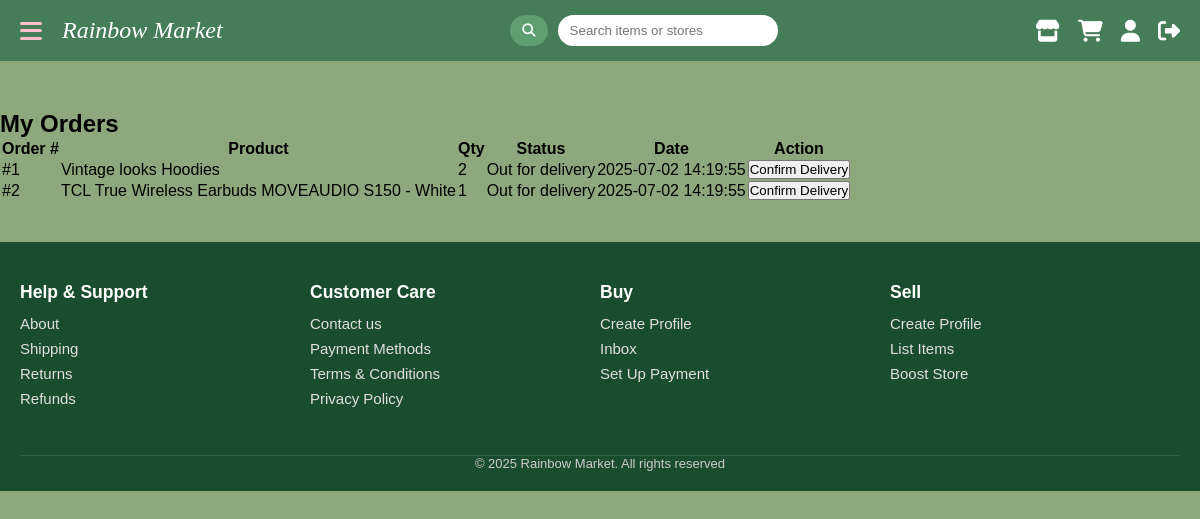
The app's page /buyer/buyer_orders.php (signed in) with its own data.
### tables this page shows
CREATE TABLE `orders` (
  `id` int(11) NOT NULL,
  `buyer_id` int(11) NOT NULL,
  `product_id` int(11) NOT NULL,
  `quantity` int(11) DEFAULT 1,
  `status` enum('pending','out for delivery','completed','cancelled') DEFAULT 'pending',
  `created_at` timestamp NOT NULL DEFAULT current_timestamp(),
  `amount` decimal(10,2) NOT NULL,
  `payment_status` enum('pending','held','released','refunded') DEFAULT 'pending',
  `delivery_confirmed` tinyint(1) DEFAULT 0,
  `delivery_status` enum('processing','shipped','delivered') DEFAULT 'processing',
  `confirmed_delivery` tinyint(1) DEFAULT 0,
  `payment_released` tinyint(1) DEFAULT 0,
  `payment_method` varchar(20) NOT NULL DEFAULT 'wallet'
);

CREATE TABLE `products` (
  `id` int(11) NOT NULL,
  `seller_id` int(11) NOT NULL,
  `title` varchar(100) NOT NULL,
  `description` text NOT NULL,
  `category` varchar(50) DEFAULT NULL,
  `price` decimal(10,2) NOT NULL,
  `images` text DEFAULT NULL,
  `created_at` timestamp NOT NULL DEFAULT current_timestamp(),
  `condition` varchar(50) DEFAULT NULL,
  `delivery` varchar(50) DEFAULT NULL,
  `province` varchar(100) DEFAULT NULL,
  `city` varchar(100) DEFAULT NULL,
  `status` enum('active','out of stock') DEFAULT 'active',
  `stock` int(11) NOT NULL DEFAULT 0
);

### buyer/buyer_orders.php (the view, shortened to what this page needs)
<?php
include $_SERVER['DOCUMENT_ROOT'] . '/rainbow_market/admin/db.php';
$buyer_id = $_SESSION['user_id'];
$query = "
  SELECT o.id AS order_id, p.title AS product_title, o.quantity, o.status, o.created_at
  FROM orders o
  JOIN products p ON o.product_id = p.id
  WHERE o.buyer_id = $buyer_id
  ORDER BY o.created_at DESC
";
$result = $conn->query($query);
?>
<!DOCTYPE html>
<html>
<head>
  <link rel="stylesheet" href="/rainbow_market/styles/dashboard.css">
  <link rel="stylesheet" href="/rainbow_market/styles/styles.css" />
  <link
    rel="stylesheet"
    href="https://cdnjs.cloudflare.com/ajax/libs/font-awesome/6.7.2/css/all.min.css"
  />
</head>
<body>
  <?php include $_SERVER['DOCUMENT_ROOT'] . '/rainbow_market/navbar.php'; ?>
  <h2>My Orders</h2>
  <table>
    <tr>
      <th>Order #</th>
      <th>Product</th>
      <th>Qty</th>
      <th>Status</th>
      <th>Date</th>
      <th>Action</th>
    </tr>
    <?php while ($row = $result->fetch_assoc()) { ?>
      <tr>
        <td>#<?= $row['order_id'] ?></td>
        <td><?= htmlspecialchars($row['product_title']) ?></td>
        <td><?= $row['quantity'] ?></td>
        <td><?= ucfirst($row['status']) ?></td>
        <td><?= $row['created_at'] ?></td>
        <td>
          <?php if ($row['status'] === 'out for delivery'): ?>
            <form method="GET" action="/rainbow_market/buyer/confirm_delivery.php">
              <button type="submit">Confirm Delivery</button>
            </form>
          <?php elseif ($row['status'] === 'completed'): ?>
            Delivered
          <?php else: ?>
            <?= ucfirst($row['status']) ?>
          <?php endif; ?>
        </td>
      </tr>
    <?php } ?>
  </table>
  <?php include $_SERVER['DOCUMENT_ROOT'] . '/rainbow_market/footer.php'; ?>
</body>
</html>

### navbar.php (shortened to what this page needs)
<?php
$logged_in = isset($_SESSION['user_id']) && $_SESSION['role'] === 'buyer';
?>
<div class="navbar">
  <div class="navbar-container">
    <nav>
      <div class="ham-menu" id="menu-toggle">
        <span></span>
        <span></span>
        <span></span>
      </div>
    </nav>
    <a href="/rainbow_market/index.php" class="logo">Rainbow Market</a>
    <div class="search-bar">
      <button type="submit"><i class="fas fa-search"></i></button>
      <input type="text" placeholder="Search items or stores" />
    </div>
    <div class="navbar-icons">
      <a href="/rainbow_market/stores.php" title="Stores">
        <i class="fas fa-store"></i>
      </a>
      <a href="/rainbow_market/buyer/cart.php" title="Cart">
        <i class="fas fa-shopping-cart"></i>
      </a>
      <?php if ($logged_in): ?>
      <a href="/rainbow_market/buyer/buyer_dashboard.php" title="Dashboard">
        <i class="fas fa-user"></i>
      </a>
      <a href="/rainbow_market/logout.php" title="Logout">
        <i class="fas fa-sign-out-alt"></i>
      </a>
      <?php endif; ?>
    </div>
  </div>
</div>

### footer.php
<footer class="footer">
  <div class="footer-container">
    <div class="footer-column">
      <h3>Help & Support</h3>
      <ul>
        <li><a href="#">About</a></li>
        <li><a href="#">Shipping</a></li>
        <li><a href="#">Returns</a></li>
        <li><a href="#">Refunds</a></li>
      </ul>
    </div>
    <div class="footer-column">
      <h3>Customer Care</h3>
      <ul>
        <li><a href="#">Contact us</a></li>
        <li><a href="#">Payment Methods</a></li>
        <li><a href="#">Terms & Conditions</a></li>
        <li><a href="#">Privacy Policy</a></li>
      </ul>
    </div>
    <div class="footer-column">
      <h3>Buy</h3>
      <ul>
        <li><a href="#">Create Profile</a></li>
        <li><a href="#">Inbox</a></li>
        <li><a href="#">Set Up Payment</a></li>
      </ul>
    </div>
    <div class="footer-column">
      <h3>Sell</h3>
      <ul>
        <li><a href="#">Create Profile</a></li>
        <li><a href="#">List Items</a></li>
        <li><a href="#">Boost Store</a></li>
      </ul>
    </div>
  </div>
  <div class="footer-bottom">
    <p>&copy; 2025 Rainbow Market. All rights reserved</p>
  </div>
</footer>

### styles/dashboard.css (style rules this page uses)
:root { --bg-page: #8ca87c; --bg-sidebar: #457d58; --sidebar-hover: aquamarine; --primary-light: #5f9e71; --text-dark: #1a4d2e; --text-light: #ffffff; --overlay-bg: rgba(0, 0, 0, 0.4); --tab-bg: #eaf3eb; }
body { background-color: var(--bg-page); font-family: Arial, sans-serif; }

### styles/styles.css (style rules this page uses)
:root { --bg-page: #8ca87c; --bg-sidebar: #457d58; --sidebar-hover: aquamarine; --primary-light: #5f9e71; --text-dark: #1a4d2e; --text-light: #ffffff; --overlay-bg: rgba( 0, 0, 0, 0.4 ); --tab-bg: #eaf3eb; }
* { margin: 0; padding: 0; box-sizing: border-box; font-family: Arial, sans-serif; }
body { background-color: var(--bg-page); padding-top: 110px; }
.navbar { position: fixed; top: 0; left: 0; width: 100%; background-color: var(--bg-sidebar); z-index: 1000; }
.navbar-container { max-width: 1200px; margin: auto; display: flex; align-items: center; padding: 15px 20px; color: var(--text-light); }
.ham-menu { display: flex; flex-direction: column; justify-content: space-between; width: 22px; height: 18px; cursor: pointer; margin-right: 20px; }
.ham-menu span { height: 3px; background-color: pink; border-radius: 2px; }
.logo { font-family: "Playfair Display", serif; font-size: 24px; font-style: italic; text-decoration: none !important; color: var(--text-light) !important; margin-right: 30px; transition: color 0.3s; }
.search-bar { flex: 1; display: flex; justify-content: center; gap: 10px; }
.search-bar input { border: none; border-radius: 20px; padding: 8px 12px; width: 220px; }
.search-bar button { padding: 8px 12px; background-color: var(--primary-light); border: none; border-radius: 20px; color: var(--text-light); cursor: pointer; }
.footer { background-color: var(--text-dark); color: var(--text-light); margin-top: 40px; padding: 40px 20px 20px; font-size: 15px; }
.footer-container { display: flex; flex-wrap: wrap; justify-content: space-around; max-width: 1200px; margin: auto; }
.footer-column { flex: 1 1 200px; margin-bottom: 20px; }
.footer-column h3 { margin-bottom: 12px; }
.footer-column ul { list-style: none; padding: 0; }
.footer-column li { margin-bottom: 8px; }
.footer-column a { color: #e0e0e0; text-decoration: none; }
.footer-bottom { text-align: center; margin-top: 20px; border-top: 1px solid rgba(255, 255, 255, 0.1); font-size: 13px; color: #cccccc; }
.navbar-icons { display: flex; align-items: center; gap: 18px; }
.navbar-icons a { display: flex; align-items: center; text-decoration: none; }
.navbar-icons a i { font-size: 22px; color: var(--text-light); margin-left: 0; transition: color 0.3s; }

### records on screen
orders: id "1", product.title "Vintage looks Hoodies", quantity "2", status "Out for delivery", created_at "2025-07-02 14:19:55"
orders: id "2", product.title "TCL True Wireless Earbuds MOVEAUDIO S150 - White", quantity "1", status "Out for delivery", created_at "2025-07-02 14:19:55"
